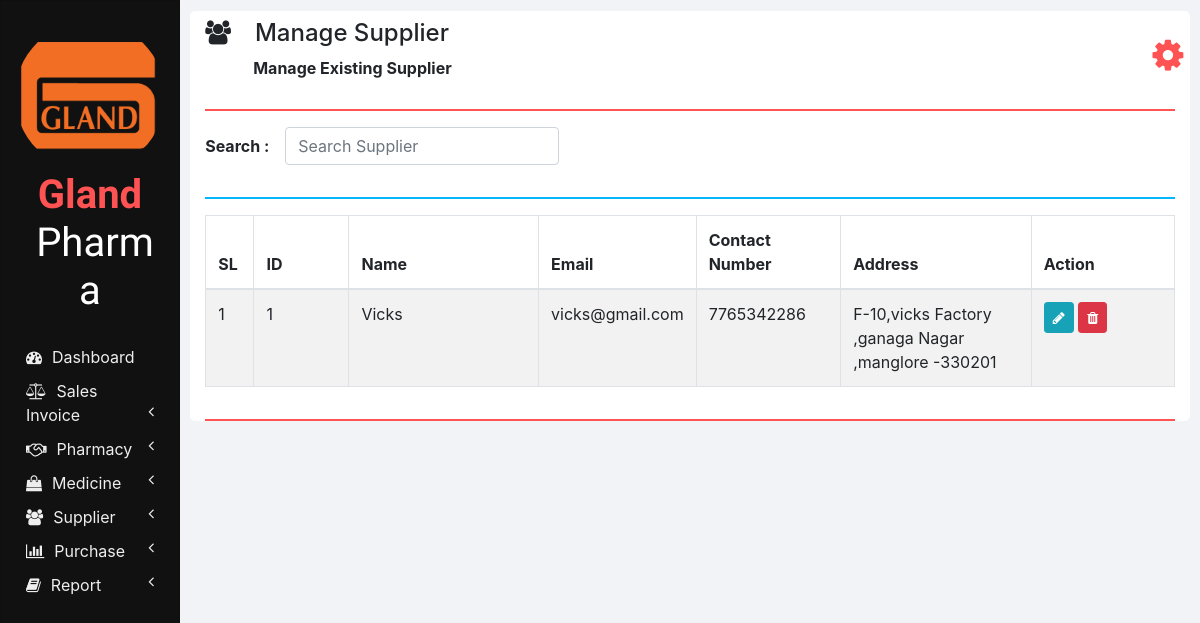
Page /manage_supplier.php on the committed database.
### tables this page shows
CREATE TABLE `suppliers` (
  `ID` int(11) NOT NULL,
  `NAME` varchar(100) NOT NULL,
  `EMAIL` varchar(100) NOT NULL,
  `CONTACT_NUMBER` varchar(10) NOT NULL,
  `ADDRESS` varchar(100) NOT NULL
);

### php/manage_supplier.php (the view, shortened to what this page needs)
<?php
  function showSuppliers($id) {
    require "db_connection.php";
    if($con) {
      $seq_no = 0;
      $query = "SELECT * FROM suppliers";
      $result = mysqli_query($con, $query);
      while($row = mysqli_fetch_array($result)) {
        $seq_no++;
        if($row['ID'] == $id)
          showEditOptionsRow($seq_no, $row);
        else
          showSupplierRow($seq_no, $row);
      }
    }
  }
  function showSupplierRow($seq_no, $row) {
    ?>
    <tr>
      <td><?php echo $seq_no; ?></td>
      <td><?php echo $row['ID'] ?></td>
      <td><?php echo $row['NAME']; ?></td>
      <td><?php echo $row['EMAIL']; ?></td>
      <td><?php echo $row['CONTACT_NUMBER']; ?></td>
      <td><?php echo $row['ADDRESS']; ?></td>
      <td>
        <button href="" class="btn btn-info btn-sm" onclick="editSupplier(<?php echo $row['ID']; ?>);">
          <i class="fa fa-pencil"></i>
        </button>
        <button class="btn btn-danger btn-sm" onclick="deleteSupplier(<?php echo $row['ID']; ?>);">
          <i class="fa fa-trash"></i>
        </button>
      </td>
    </tr>
    <?php
  }
  ?>

### css/sidenav.css (style rules this page uses)
body { background-color: #f1f3f6; }
.sidenav { width: 15%; height: 100vh; background-color: #222222; position: fixed; z-index: 1; flex: 1 0 auto; }
.card { width: 100%; height: 100%; top: 0; border-radius: 0; background-color: #111111; }
.logo .logo-caption { font-family: 'Poiret One', cursive; color: #ffffff; text-align: center; margin-bottom: 25px; }
.logo .profile { margin-left: 50%; border-radius: 50%; transform: translate(-50%); }
.logo .tweak { color: #ff5252; font-weight: bold; }
.main-menu-item { padding: 5px 5px; cursor: pointer; }
.main-menu-item > a { color: #eeeeee; text-decoration: none; font-size: 16px; }
.main-menu-item > a > span { margin-left: 10px; }

### css/home.css (style rules this page uses)
html, body { height: 100vh; }

### rows in the picture
suppliers: seq_no "1", ID "1", NAME "Vicks", EMAIL "vicks@gmail.com", CONTACT_NUMBER "7765342286", ADDRESS "F-10,vicks Factory ,ganaga Nagar ,manglore -330201"

### other values in the picture
$heading "Manage Supplier"
$sub_heading "Manage Existing Supplier"
